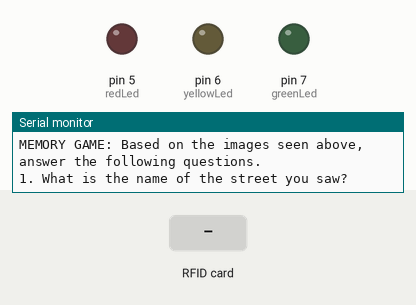
Simulated run of this sketch. Board: Arduino Uno, built with avr-gcc and run on an emulated ATmega328P. Parts: output pins drawn as LEDs (lit = HIGH), the last lines printed to the serial monitor. The test bench sets the inputs (shaded band). Pins used as bus, display or sensor lines are not drawn.

Above: at 1.2 s.
1.3 s: RFID card A9 40 EC 5A held to the reader
At 2.1 s:
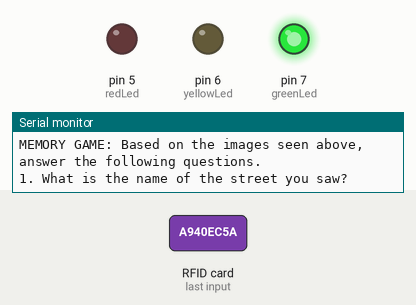
3.8 s: RFID card 89 74 E1 5A held to the reader
At 4.6 s:
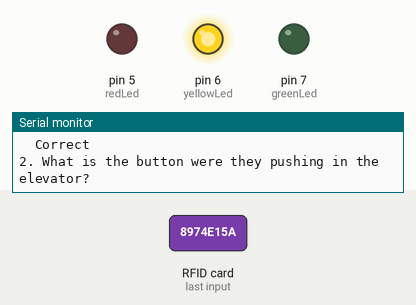
6.3 s: RFID card 89 97 E0 5A held to the reader
At 7.9 s:
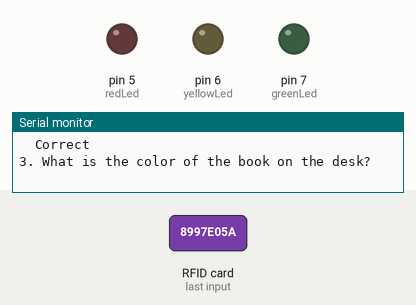
Timing chart, 0 to 9.4 s (numbered marks = the images above; inputs shaded):
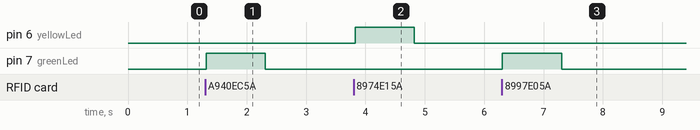

Measured:
- after the input at 1.3 s, pin 7 (greenLed): LOW → HIGH at once, → LOW 1.0 s later
- after the input at 3.8 s, pin 6 (yellowLed): LOW → HIGH at once, → LOW 1.0 s later
- after the input at 6.3 s, pin 7 (greenLed): LOW → HIGH at once, → LOW 1.0 s later

The sketch:

TestMemoria_Funcional1.ino
```cpp
/*Código basado en los códigos de:
  Electrotec https://www.youtube.com/watch?v=FwPhzd8r_JY&feature=youtu.be
  Bitwise Ar https://github.com/bitwiseAr/Curso-Arduino-desde-cero/blob/master/Capitulo40/Capitulo40-Programa2.txt

  Cabe aclarar que estos fueron adaptados según las necesidades propias de este microproyecto.
*/

#include <SPI.h>      // incluye libreria bus SPI
#include <MFRC522.h>      // incluye libreria especifica para MFRC522

#define RST_PIN  9      // constante para referenciar pin de reset
#define SS_PIN  10      // constante para referenciar pin de slave select

#define greenLed 7
#define yellowLed 6
#define redLed   5


MFRC522 mfrc522(SS_PIN, RST_PIN);

/*Creo que no es necesario el DO While, porque si llega acá es porque pasó por el Loop y leyó una nueva tarjeta... Falta es toda la lógica de lo del aleatorio para mostrar las imágenes
 * que no sé si iría en un programa distinto o acá mismo porque estoy un poco perdida en el contexto general. En caso de que vaya acá, con el random que me habías mostrado, entonces
 * debes usar mucho las banderas.
*/

byte ReadUID[4];         // crea array para almacenar el UID leido

byte Q1Correct[4]= {0xA9, 0x40, 0xEC, 0x5A} ;    // UID de tarjeta-pregunta 1 correcta
byte Q1Wrong[4]= {0x89, 0x74, 0xE1, 0x5A} ;    // UID de tarjeta-pregunta 1 incorrecta

byte Q2Correct[4]= {0x89, 0x97, 0xE0, 0x5A} ;    // UID de tarjeta-pregunta 2 correcta
byte Q2Wrong[4]= {0x29, 0xD8, 0xB0, 0x59} ;    // UID de tarjeta-pregunta 2 incorrecta

byte Q3Correct[4]= {0x79, 0xE5, 0xC8, 0x5A} ;    // UID de tarjeta-pregunta 3 correcta
byte Q3Wrong[4]= {0xD9, 0xCB, 0xBD, 0x5A} ;    // UID de tarjeta-pregunta 3 incorrecta

byte Q4Correct[4]= {0x19, 0xCD, 0xB7, 0x59} ;  // UID de tarjeta-pregunta 4 correcta
byte Q4Wrong[4]= {0x69, 0x63, 0xB8, 0x5A} ;    // UID de tarjeta-pregunta 4 incorrecta

byte Q5Correct[4]= {0xB9, 0xE3, 0x7E, 0xE5} ;  // UID de tarjeta-pregunta 5 correcta
byte Q5Wrong[4]= {0x49, 0x17, 0x47, 0xE8} ;    // UID de tarjeta-pregunta 5 incorrecta

bool flagWaiting=false;

int question=0;
int contador=0;

void setup() {
  pinMode(greenLed,OUTPUT);
  pinMode(yellowLed,OUTPUT);
  pinMode(redLed,OUTPUT);

  Serial.begin(9600); // inicializa comunicacion por monitor serie a 9600 bps
  SPI.begin();        // inicializa bus SPI
  mfrc522.PCD_Init(); // inicializa modulo lector
  Serial.println("MEMORY GAME: Based on the images seen above, answer the following questions.");
}

void loop() {
if(!flagWaiting){ //Si no ha generado la pregunta aleatoria

    question = question+1;//Generación del # de la respuesta;
   // Serial.println(question);

    switch (question) {
      case 1:
        Serial.println("1. What is the name of the street you saw?");
      break;
      case 2:
        Serial.println("2. What is the button were they pushing in the elevator?");
      break;
      case 3:
        Serial.println("3. What is the color of the book on the desk?");
      break;
      case 4:
        Serial.println("4. What was the bus number?");
      break;
      case 5:
        Serial.println("5. The children were…?");
      break;
       case 6:
        Serial.println("RESULTS");
        Serial.print("\t");
        Serial.print("You got ");
        Serial.print(contador);
        Serial.print(" answers out of 5 correct");

         if (contador<3)
      {
        Serial.print("\t");
        Serial.println("Try again");
      }
      else if (contador=3)
      {
        Serial.print("\t");
        Serial.println("You have an overage memory");
      }
       else if (contador>3)
      {
        Serial.print("\t");
        Serial.println("You have an excellent memory");
      }
      break;
    }
    flagWaiting = true;
  }

else{ //Es decir, si ya generó la pregunta y está esperando a que responda con las tarjetas.

  if ( ! mfrc522.PICC_IsNewCardPresent()){   // si no hay una tarjeta presente
    //Serial.println("Test: There is no Card");
    return;           // retorna al loop esperando por una tarjeta
  }

  if ( ! mfrc522.PICC_ReadCardSerial())     // si no puede obtener datos de la tarjeta
    return;           // retorna al loop esperando por otra tarjeta

  for (byte i = 0; i < mfrc522.uid.size; i++) { // bucle recorre de a un byte por vez el UID
    ReadUID[i]=mfrc522.uid.uidByte[i];     // almacena en array el byte del UID leido
    }

  switch (question) {
    case 1:
      // Question 1
      if (ComparaUID(ReadUID, Q1Correct))
      {
        Success();
        Serial.print("\t");
        Serial.println("Correct");
        contador=contador+1;
        flagWaiting = false; // Generar otra respuesta
      }
      else if (ComparaUID(ReadUID, Q1Wrong))
      {
        Error();
        Serial.print("\t");
        Serial.println("Wrong");
        flagWaiting = false; // Generar otra respuesta
      }
      else
      {
        Unidentified();
        Serial.print("\t");
        Serial.println("This card is not part of the possible answers to this question");
        flagWaiting = true;
      }
    break;

    case 2:
      // Question 2
      if (ComparaUID(ReadUID, Q2Correct))
      {
        Success();
        Serial.print("\t");
        Serial.println("Correct");
        contador=contador+1;
        flagWaiting = false; // Generar otra respuesta
      }
      else if (ComparaUID(ReadUID, Q2Wrong))
      {
        Error();
        Serial.print("\t");
        Serial.println("Wrong");
        flagWaiting = false; // Generar otra respuesta
      }
      else
      {
        Unidentified();
        Serial.print("\t");
        Serial.println("This card is not part of the possible answers to this question");
        flagWaiting = true;
      }
    break;

    case 3:
      // Question 3
      if (ComparaUID(ReadUID, Q3Correct))
      {
        Success();
        Serial.print("\t");
        Serial.println("Correct");
        contador=contador+1;
        flagWaiting = false; // Generar otra respuesta
      }
      else if (ComparaUID(ReadUID, Q3Wrong))
      {
        Error();
        Serial.print("\t");
        Serial.println("Wrong");
        flagWaiting = false; // Generar otra respuesta
      }
     else
      {
        Unidentified();
        Serial.print("\t");
        Serial.println("This card is not part of the possible answers to this question");
        flagWaiting = true;
      }
    break;

    case 4:
      // Question 4
      if (ComparaUID(ReadUID, Q4Correct))
      {
        Success();
        Serial.print("\t");
        Serial.println("Correct");
        contador=contador+1;
        flagWaiting = false; // Generar otra respuesta
      }
      else if (ComparaUID(ReadUID, Q4Wrong))
      {
        Error();
        Serial.print("\t");
        Serial.println("Wrong");
        flagWaiting = false; // Generar otra respuesta
      }
     else
      {
        Unidentified();
        Serial.print("\t");
        Serial.println("This card is not part of the possible answers to this question");
        flagWaiting = true;
      }
    break;

    case 5:
      // Question 5
      if (ComparaUID(ReadUID, Q5Correct))
      {
        Success();
        Serial.print("\t");
        Serial.println("Correct");
        contador=contador+1;
        flagWaiting = false; // Generar otra respuesta
      }
      else if (ComparaUID(ReadUID, Q5Wrong))
      {
        Error();
        Serial.print("\t");
        Serial.println("Wrong");
        flagWaiting = false; // Generar otra respuesta
      }
      else
      {
        Unidentified();
        Serial.print("\t");
        Serial.println("This card is not part of the possible answers to this question");
        flagWaiting = true;
      }
    break;

// Resultados
    case 6:
      flagWaiting = false;
    break;
  }
 }
 mfrc522.PICC_HaltA();     // detiene comunicacion con tarjeta
}

boolean ComparaUID(byte read[],byte card[]) // funcion ComparaUID
{
  for (byte i=0; i < mfrc522.uid.size; i++){    // bucle recorre de a un byte por vez el UID
  if(read[i] != card[i])  // si byte de UID leido es distinto a usuario
    return false;         // retorna falso
  }
  return true;           // si los 4 bytes coinciden retorna verdadero
}

void Success(){
  digitalWrite(greenLed,HIGH);
  delay(1000);
  digitalWrite(greenLed,LOW);
}

void Error(){
  digitalWrite(redLed,HIGH);
  delay(1000);
  digitalWrite(redLed,LOW);
 }

void Unidentified(){
   digitalWrite(yellowLed,HIGH);
   delay(1000);
   digitalWrite(yellowLed,LOW);
 }
```
